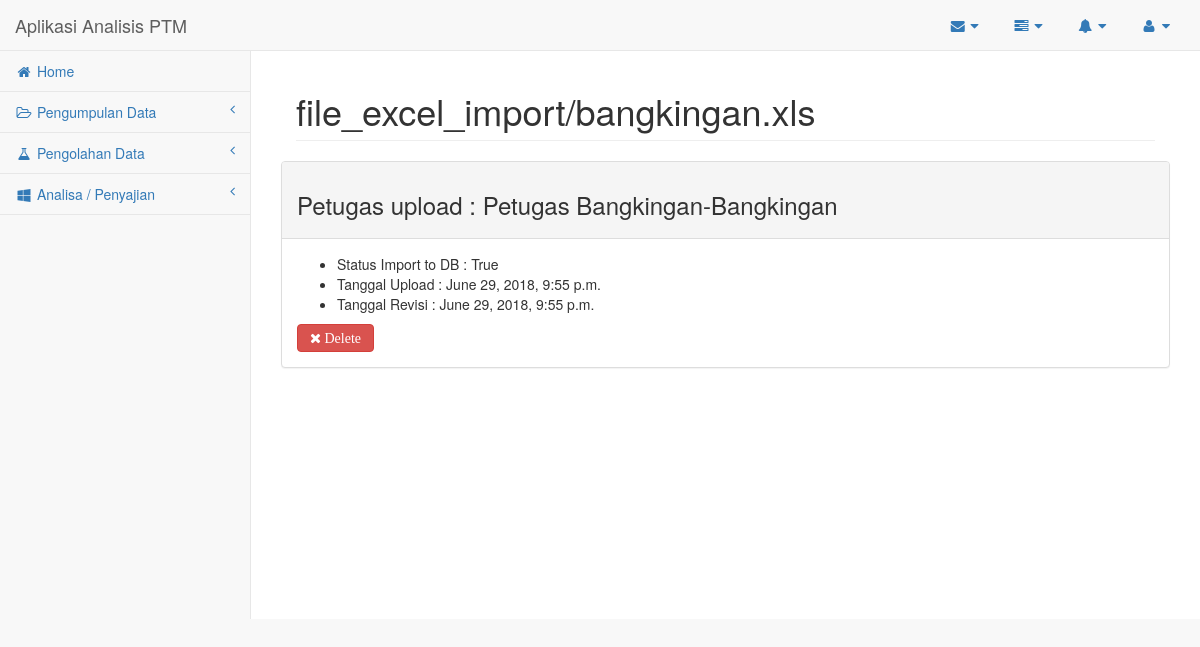
The page /puskesmas/data_pemeriksaan/103/ (signed in) on the database its author committed.
### puskesmas_app/models.py (models this page shows, shortened)
class DataPemeriksaan(models.Model):
    petugas_puskesmas = models.ForeignKey(PetugasPuskesmas, on_delete=models.CASCADE)
    file_excel = models.FileField(upload_to = 'file_excel_import', unique=True)
    imported_file = models.BooleanField(default=False)
    tanggal_upload = models.DateTimeField(auto_now_add=True, auto_now=False)
    tanggal_revisi = models.DateTimeField(auto_now=True, auto_now_add=False)

class PetugasPuskesmas(models.Model):
    puskesmas = models.ForeignKey(Puskesmas, on_delete=models.CASCADE,
                                    related_name="puskesmas")
    user_link = models.ForeignKey(User, on_delete=models.CASCADE,
                                    related_name="user_link", null=True)
    nama = models.CharField(max_length=60)
    alamat = models.TextField()
    no_ktp = models.CharField(max_length=30)
    no_hp = models.CharField(max_length=17)
    email = models.EmailField()
    def __str__(self):
        return "{}-{}".format(self.nama, self.puskesmas.nama)

class Puskesmas(models.Model):
    nama = models.CharField(max_length=60)
    kecamatan_kelurahan = models.CharField(max_length=50, choices = KECAMATAN_KELURAHAN_SURABAYA)
    alamat = models.TextField()

### puskesmas_app/views.py (the view)
class DataPemeriksaanDetailView(LoginRequiredMixin, DetailView):
    model = DataPemeriksaan
    def get_context_data(self, **kwargs):
        context = super().get_context_data(**kwargs)
        return context

### puskesmas_app/templates/puskesmas_app/datapemeriksaan_detail.html
{% extends 'base.html' %}
{% block nav %}
    {% include 'snippets/nav.html' %}
{% endblock nav %}
{% block content %}
    <div class="container-fluid">
        <div class="row">
        <div class="col-lg-12">
            <h1 class="page-header">{{ object.file_excel }}</h1>
        </div>
        <div class="row">
            <div class="col-lg-12">
                        <div class="panel panel-default">
                        <div class="panel-heading">
                            <h3>Petugas upload : {{ object.petugas_puskesmas }}</h3>
                        </div>
                        <div class="panel-body">
                            <ul>
                                <li>Status Import to DB : {{ object.imported_file}}</li>
                                <li>Tanggal Upload      : {{ object.tanggal_upload}}</li>
                                <li>Tanggal Revisi      : {{ object.tanggal_revisi}}</li>
                            </ul>
                                <button class="btn btn-danger fa fa-times "> Delete</button>
                        </div>
                    </div>
                    </div>
        </div>
    </div>
    </div>
{% endblock content %}

### rows shown on the page
DataPemeriksaan: file_excel "file_excel_import/bangkingan.xls", petugas_puskesmas "Petugas Bangkingan-Bangkingan", imported_file "True", tanggal_upload "June 29, 2018, 9:55 p.m.", tanggal_revisi "June 29, 2018, 9:55 p.m."
